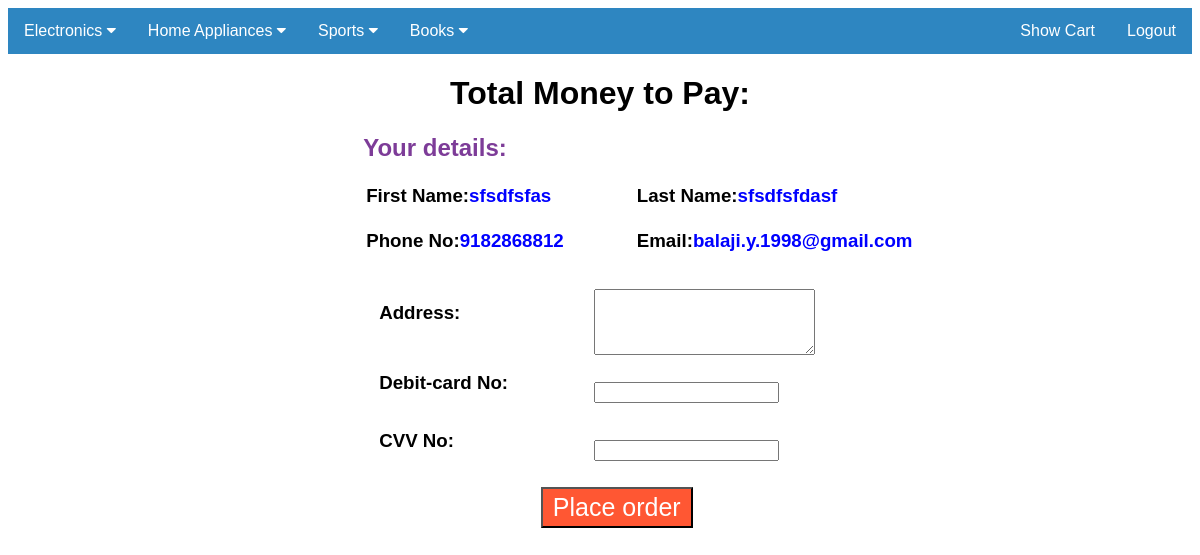
Page /placeorder.php (signed in) on the committed database.
### tables this page shows
CREATE TABLE `regis` (
  `id` int(11) NOT NULL,
  `firstname` varchar(50) NOT NULL,
  `lastname` varchar(50) NOT NULL,
  `username` varchar(50) NOT NULL,
  `password` varchar(50) NOT NULL,
  `phoneno` varchar(20) NOT NULL,
  `email` varchar(50) NOT NULL
);

### placeorder.php (the view, shortened to what this page needs)
<?php
if(!isset($_SESSION["id"])){
 header("Location: index.php");
 include 'navbar.php';
}
else
{
  $dbc=mysqli_connect('localhost','id10909993_mindy811','12345678','id10909993_shopping')
   or die('Error connecting to MySQL server.');
	include 'navbar_logout.php';
	$totalmoney=$_GET['money'];
	$userid=$_SESSION["id"];
	echo "<h1>Total Money to Pay:<label>$totalmoney</label></h1>";
	$query="select firstname,lastname,phoneno,email from regis where id='$userid'";
	$result = mysqli_query($dbc, $query);
	if (mysqli_num_rows($result) > 0)
	{
    	while($row = mysqli_fetch_assoc($result))
    	{
        	$firstname=$row["firstname"];
        	$lastname=$row["lastname"];
        	$phoneno=$row["phoneno"];
        	$email=$row["email"];
        	echo "<h2 id='heading'>Your details:</h2>";
        	echo "<table>";
        	echo "<tr>";
        	echo "<td><h3>First Name:<label>$firstname</label></h3></td>";
        	echo "<td><h3>Last Name:<label>$lastname</label></h3></td>";
        	echo "</tr>";
        	echo "<tr>";
        	echo "<td><h3>Phone No:<label>$phoneno</label></h3></td>";
        	echo "<td><h3>Email:<label>$email</label></h3></td>";
        	echo "</tr>";
        	echo "</table>";
    	}
	}
}
?>
<html>
<head>
</head>
<body>
	<form method="POST" action="final.php">
	<table cellspacing="15">
		<tr><td><h3>Address:</h3></td><td><textarea type="text" id="id1" cols="25" rows="4" name="address" value=""></textarea></td></tr>
		<tr><td><h3>Debit-card No:</h3></td><td><input type="text" id="id2" name="debitcard" value=""/></td></tr>
		<tr><td><h3>CVV No:</h3></td><td><input type="text" id="id3" name="ccv"value=""></td></tr>
	</table>
	<input type="submit" id="placeorder" value="Place order" name="submit" class="submit"/>
	<br/>
</form>
</body>
</html>

### navbar_logout.php (style rules this page uses)
body { font-family: Arial, Helvetica, sans-serif; }

### placeorder.php (style rules this page uses)
label { color:blue; }
h1 { text-align: center; }
#heading { margin-left: 30%; color:#7D3C98; }
td { padding-right: 70px; }
table { margin-left: 30%; }
#placeorder { text-align: center; background-color: #FF5733; color:white; font-size: 25px; padding-left: 10px; padding-right: 10px; padding-top: 4px; padding-bottom: 4px; margin-left: 45%; }

### rows in the picture
regis: firstname "sfsdfsfas", lastname "sfsdfsfdasf", phoneno "9182868812", email "balaji.y.1998@gmail.com"
